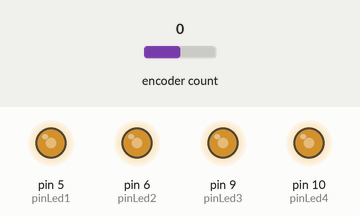
Simulated run of this sketch. Board: Arduino Leonardo, built with avr-gcc and run on an emulated ATmega32U4. Shown: output pins drawn as LEDs (lit = HIGH). The inputs (shaded band) are chosen by the test bench; at power-on: encoder count 0. USB keyboard and mouse output is not drawn.

Above: at 1.0 s.
At 3.7 s:
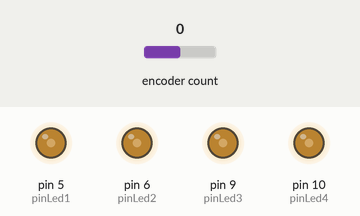
3.8 s: encoder count set to 1
At 4.1 s:
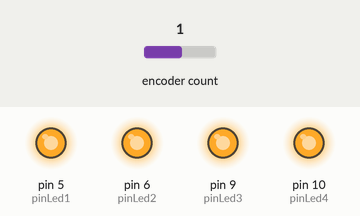
Timing chart, 0 to 12.8 s (numbered marks = the images above; inputs shaded):
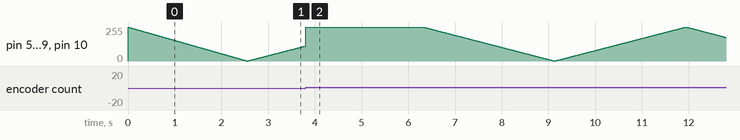

The sketch:

video_editor_controler.ino
```cpp
/*
    The circuit:
    * encoder pin A to Arduino pin 4
    * encoder pin B to Arduino pin 3
    * encoder ground pin to ground (GND)
*/

#include <Rotary.h>
#include "HID-Project.h"

Rotary r = Rotary(4,3);
int valor = 0;

int pinLed1 = 5;
int pinLed2 = 6;
int pinLed3 = 9;
int pinLed4 = 10;

unsigned long lastDebounceTime = 0;
int ciclo = 0;
int leds[] = { 5,6,9,10 };
unsigned long debounceDelay = 10;
boolean direccion = true;

unsigned long lastIluminarTime = 0;
unsigned long iluminarDelay = 2500;

boolean iluminar = true;

void setup() {
  /*
  pinMode(pinLed1,OUTPUT);
  pinMode(pinLed2,OUTPUT);
  pinMode(pinLed3,OUTPUT);
  pinMode(pinLed4,OUTPUT);
  */
  //Serial.begin(9600);
  //todosEncendidos();
  lastDebounceTime = millis();
  efectoEncendido();
}

void efectoEncendido() {
  for(int v=254;v>0;v--) {
    for(int i=0;i<4;i++) {
      analogWrite(leds[i], v);
    }
    delay(10);
  }
}

void todosEncendidos() {
  digitalWrite(pinLed1, HIGH);
  digitalWrite(pinLed2, HIGH);
  digitalWrite(pinLed3, HIGH);
  digitalWrite(pinLed4, HIGH);
}

void loop() {

  int oldLed = 0;
  unsigned char result = r.process();
  if (result){
    lastIluminarTime = millis();
    iluminar = false;
    ciclo = 254;
    for(int i=0;i<4;i++) {
      analogWrite(leds[i], 254);
    }

    if(result == DIR_CW) {
      izquierda();
    } else {
      derecha();
    }

    //Serial.println(result == DIR_CW ? "Right" : "Left");
  }
  //ledCiclo();
  if ((millis() - lastIluminarTime) > iluminarDelay) {
    iluminar = true;
  }
  if(iluminar) {
    variarIntensidad();
  }
}


void ledCiclo() {

  if(ciclo >0) {
    ciclo = 0;
  }

  if ((millis() - lastDebounceTime) > debounceDelay) {
    lastDebounceTime = millis();
    for(int i=0;i<4;i++) {
      if(i == ciclo) {
        digitalWrite(leds[i], HIGH);
      } else {
        digitalWrite(leds[i], LOW);
      }
    }
    ciclo++;
  }

}

void variarIntensidad() {

  if ((millis() - lastDebounceTime) > debounceDelay) {
    lastDebounceTime = millis();

    for(int i=0;i<4;i++) {
      analogWrite(leds[i], ciclo);
    }

    //analogWrite(5, ciclo);
    //ciclo++;
    if(ciclo > 254) {
      direccion = true;
    } else if(ciclo == 0) {
      direccion = false;
    }

    if(direccion) {
      ciclo--;
    } else {
      ciclo++;
    }
  }

}

void derecha() {
  BootKeyboard.begin();
  //BootKeyboard.write(KEY_DOWN_ARROW);
  //BootKeyboard.write(KEY_PAGE_DOWN);
  BootKeyboard.write(KEY_RIGHT);
  BootKeyboard.releaseAll();
  BootKeyboard.end();
  delay(5);
}

void izquierda() {
  BootKeyboard.begin();
  //BootKeyboard.write(KEY_UP_ARROW);
  //BootKeyboard.write(KEY_PAGE_UP);
  BootKeyboard.write(KEY_LEFT);
  BootKeyboard.releaseAll();
  BootKeyboard.end();
  delay(5);
}

void espacio() {
  BootKeyboard.begin();
  BootKeyboard.write(KEY_F5);
  delay(10);
  BootKeyboard.releaseAll();
  BootKeyboard.end();
}

void subirVolumen() {
  Consumer.begin();
  Consumer.write(MEDIA_VOLUME_UP);
  delay(10);
  Consumer.releaseAll();
  Consumer.end();


}

void bajarVolumen() {
    Consumer.begin();
    Consumer.write(MEDIA_VOLUME_DOWN);
    delay(10);
    Consumer.releaseAll();
    Consumer.end();
}
```
